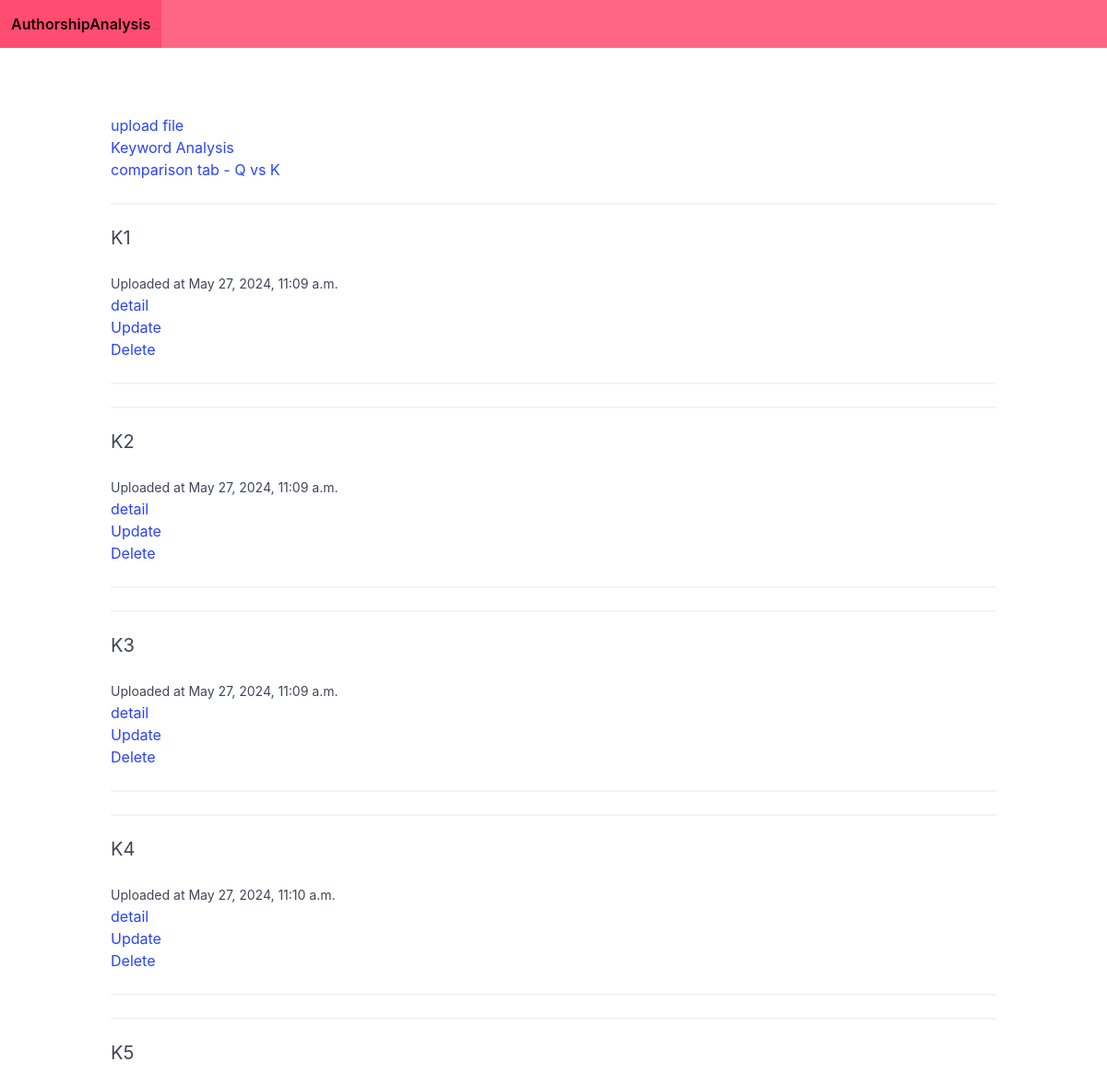
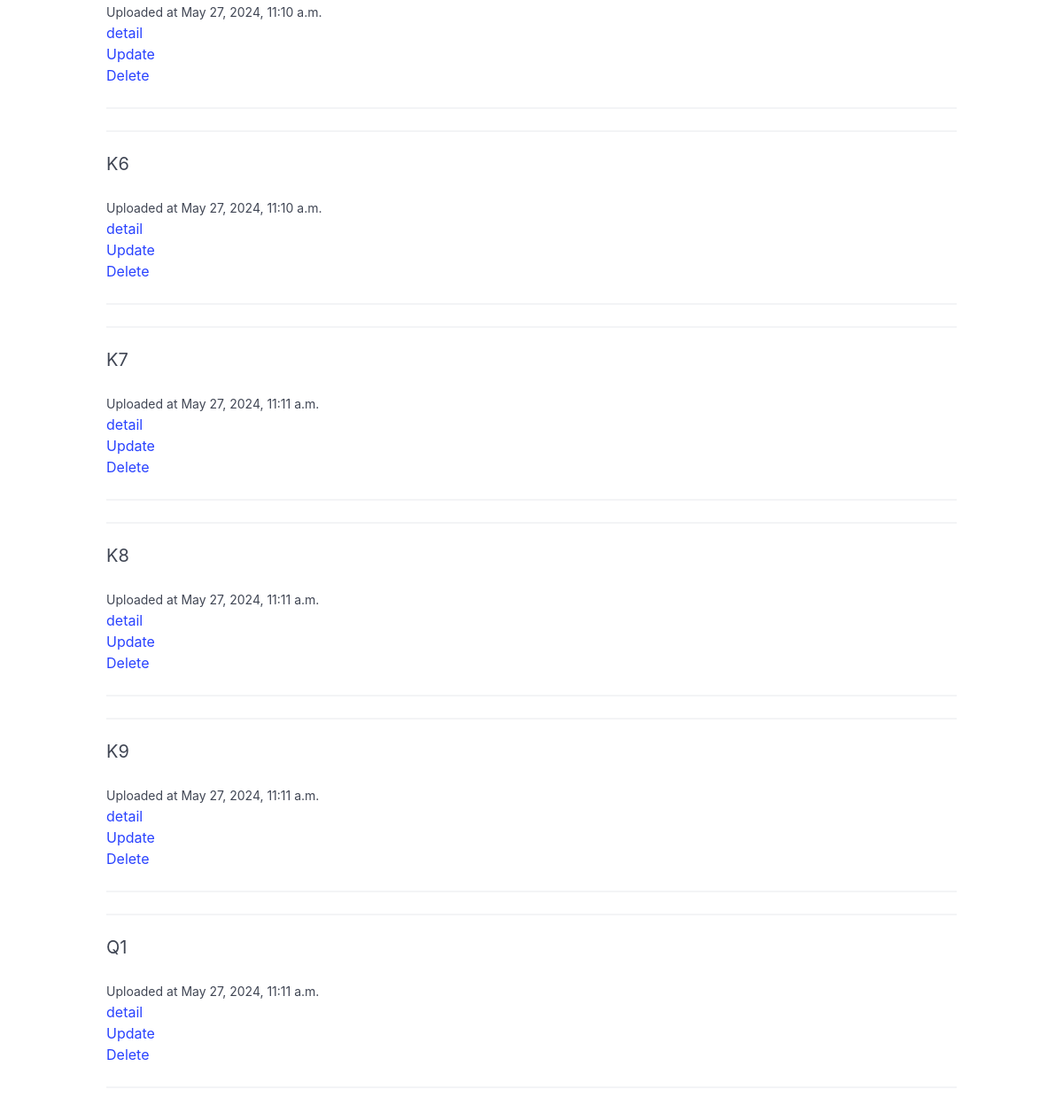
The page / on the database its author committed (2 pictures, top to bottom).
### app_analysis/models.py (models this page shows, shortened)
class FileModel(models.Model):
    CATEGORY = (
      ('Q','Questioned'),
      ('K','Known'),
      ('R','Reference'),
      )
    name = models.CharField(max_length=255)
    file_field = models.FileField(upload_to='Texts/uploaded')
    date = models.DateTimeField(auto_now_add=True)
    text_type = models.CharField(max_length=10,choices=CATEGORY,blank=False)

### app_analysis/views.py (the view)
# urls.py: 2. Add a URL to urlpatterns:  path('', views.home, name='home')
def home(request):
    files = FileModel.objects.all()
    return render(request, "app_analysis/home.html", {"files":files})

### app_analysis/templates/app_analysis/home.html
{% extends "app_analysis/base.html" %}
{% block content %}
<a href="{% url 'upload' %}">upload file</a>
<br>
<a href="{% url 'keyword' %}">Keyword Analysis</a>
<br>
<a href="{% url 'qvsk' %}">comparison tab - Q vs K</a>
{% for file in files %}
<hr />
<div class="post block">
    <h2 class="subtitle">{{file.name}}</h2>
    <small>Uploaded at {{file.date}}</small>
    <br>
    <a href="{% url 'file_detail' file.id %}">detail</a>
    <br>
    <a href="{% url 'updatefile' file.id%}">Update</a>
    <br>
    <a href="{% url 'delete-file' file.id%}">Delete</a>
    <hr />
</div>
{% endfor %}
{% endblock %}

### rows shown on the page
FileModel: name "K1", date "May 27, 2024, 11:09 a.m."
FileModel: name "K2", date "May 27, 2024, 11:09 a.m."
FileModel: name "K3", date "May 27, 2024, 11:09 a.m."
FileModel: name "K4", date "May 27, 2024, 11:10 a.m."
FileModel: name "K5", date "May 27, 2024, 11:10 a.m."
FileModel: name "K6", date "May 27, 2024, 11:10 a.m."
FileModel: name "K7", date "May 27, 2024, 11:11 a.m."
FileModel: name "K8", date "May 27, 2024, 11:11 a.m."
FileModel: name "K9", date "May 27, 2024, 11:11 a.m."
FileModel: name "Q1", date "May 27, 2024, 11:11 a.m."
